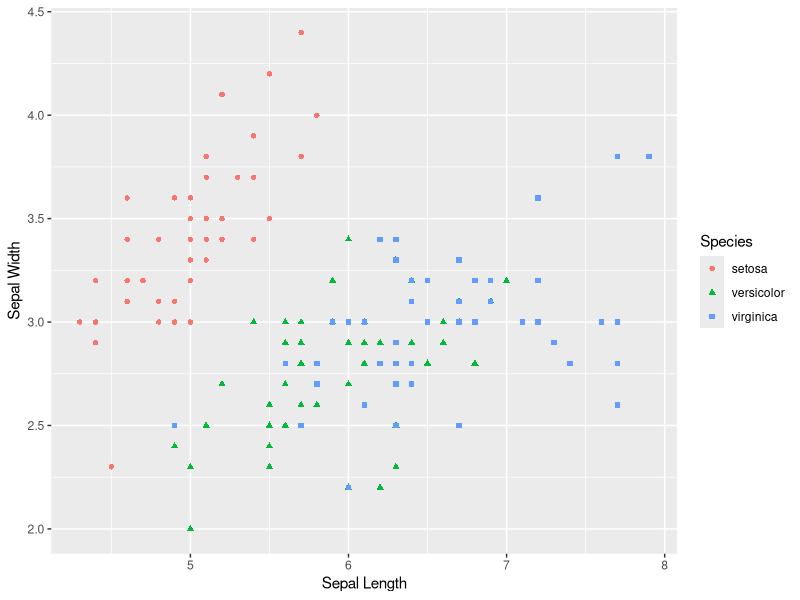

Generate this figure with R: (Note: this script raises an error after producing the figure.)
## ---- chunk 1
library(ggplot2)

# Dataset
head(iris)

## ---- chunk 2

scatter <- ggplot(data=iris, aes(x= Sepal.Length, y = Sepal.Width))
scatter + geom_point(aes(color=Species, shape=Species)) +
  xlab("Sepal Length") + ylab("Sepal Width")

## ---- chunk 3

knitr::include_graphics("valentin-lacoste-1675701-unsplash.jpg")
